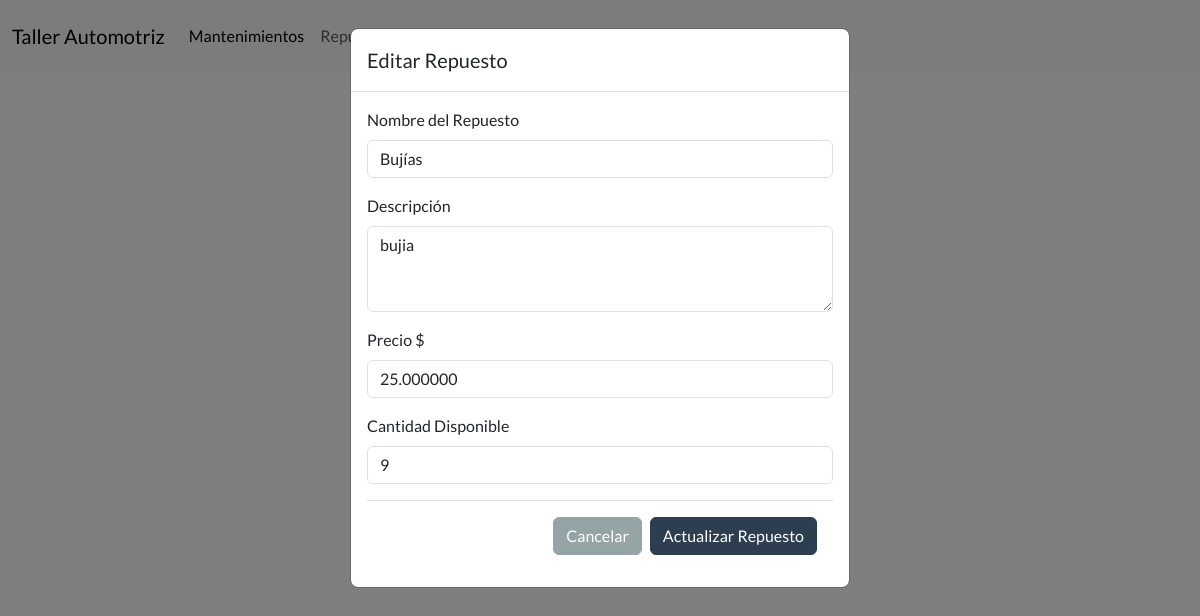
/editar_repuesto/3/, run on an earlier commit of the app's database.
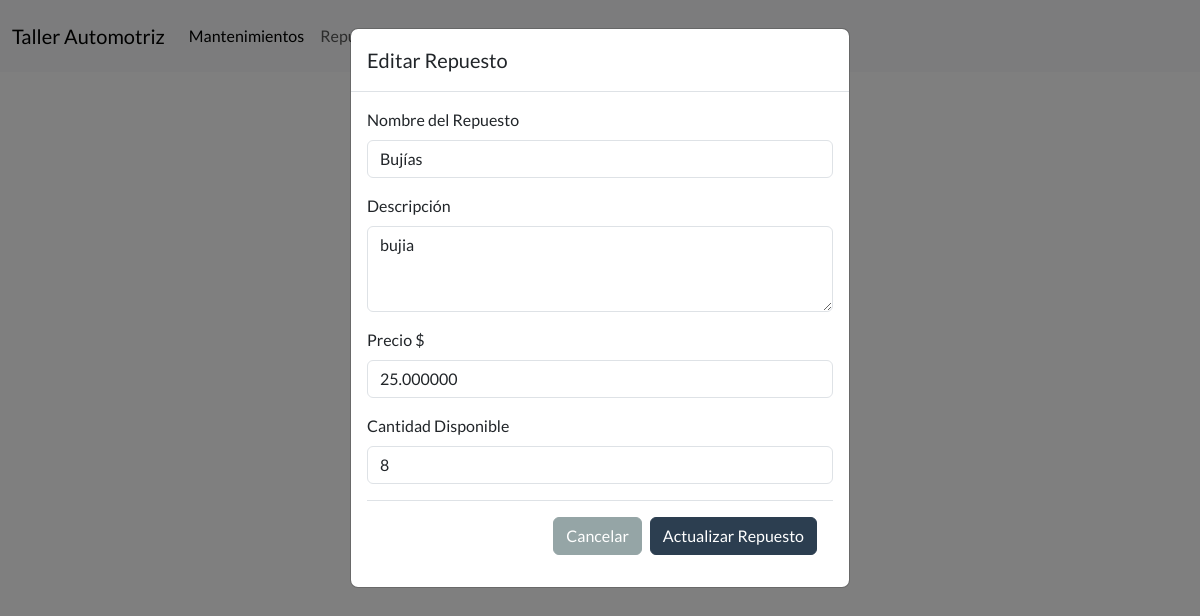
And on a later commit of the database.
### Aplicaciones/Taller/models.py (models this page shows, shortened)
class Repuesto(models.Model): # * Modelo para representar un repuesto
    id_repuesto = models.AutoField(primary_key=True) # ~ Campo de clave primaria autoincremental
    nombre_repuesto = models.CharField(max_length=100)
    descripcion = models.TextField()
    precio = models.DecimalField(max_digits=10, decimal_places=2)
    cantidad_disponible = models.PositiveIntegerField() # ~ tipo de dato para cantidades enteras positivas

### Aplicaciones/Taller/views.py (the view, shortened to what this page needs)
# urls.py: path('editar_repuesto/<int:id_repuesto>/', views.editar_repuesto, name="editar_repuesto"),  # * mapea la URL 'editar_repuesto/<id_repuesto>/' a la vista editar_repuesto
def editar_repuesto(request, id_repuesto):
    try:
        repuesto = Repuesto.objects.get(id_repuesto=id_repuesto)
        return render(request, 'editar_repuestos.html', {'repuesto': repuesto})
    except Repuesto.DoesNotExist:
        return render(request, 'error.html', {'message': 'Repuesto no encontrado.'})  # * Manejo de error si el repuesto no existe

### Aplicaciones/Taller/templates/editar_repuestos.html (shortened to what this page needs)
{% extends "plantilla.html" %}
{% load static %}
{% block content %}
<div class="modal fade" id="exampleModal" tabindex="-1" aria-labelledby="exampleModalLabel" aria-hidden="true" data-bs-backdrop="static" data-bs-keyboard="false">
  <div class="modal-dialog">
    <div class="modal-content">
      <div class="modal-header">
        <h1 class="modal-title fs-5" id="exampleModalLabel">Editar Repuesto</h1>
      </div>
      <div class="modal-body">
            <form method="post" action="{% url 'editar_repuesto' repuesto.id_repuesto %}" id="formulario-repuesto">
            <div class="mb-3">
                <label for="nombre_repuesto" class="form-label" >Nombre del Repuesto</label>
                <input type="text" class="form-control" id="nombre_repuesto" name="nombre_repuesto" value="{{repuesto.nombre_repuesto}}" required>
            </div>
            <div class="mb-3">
                <label for="descripcion" class="form-label">Descripción</label>
                <textarea placeholder="Ingrese la descripcion del Repuesto" class="form-control"  id="descripcion" name="descripcion" rows="3">{{repuesto.descripcion}}</textarea>
            </div>
            <div class="mb-3">
                <label for="precio" class="form-label">Precio $</label>
                <input type="number" step="0.01" placeholder="0" class="form-control" value="{{ repuesto.precio|stringformat:'f' }}" id="precio" name="precio" required>
            </div>
            <div class="mb-3">
                <label for="cantidad_disponible" class="form-label">Cantidad Disponible</label>
                <input type="number" placeholder="0" class="form-control" id="cantidad_disponible" value="{{repuesto.cantidad_disponible}}" name="cantidad_disponible" required>
            </div>
            <div class="modal-footer">
                <a href="{% url 'repuestos' %}" type="button" class="btn btn-secondary" >Cancelar</a>
                <button type="submit" class="btn btn-primary">Actualizar Repuesto</button>
            </div>
        </form>
      </div>
    </div>
  </div>
</div>
{% endblock content %}

What changed in the data, as far as the page shows it:
changed Repuesto "Bujías": cantidad_disponible "9" → "8"
